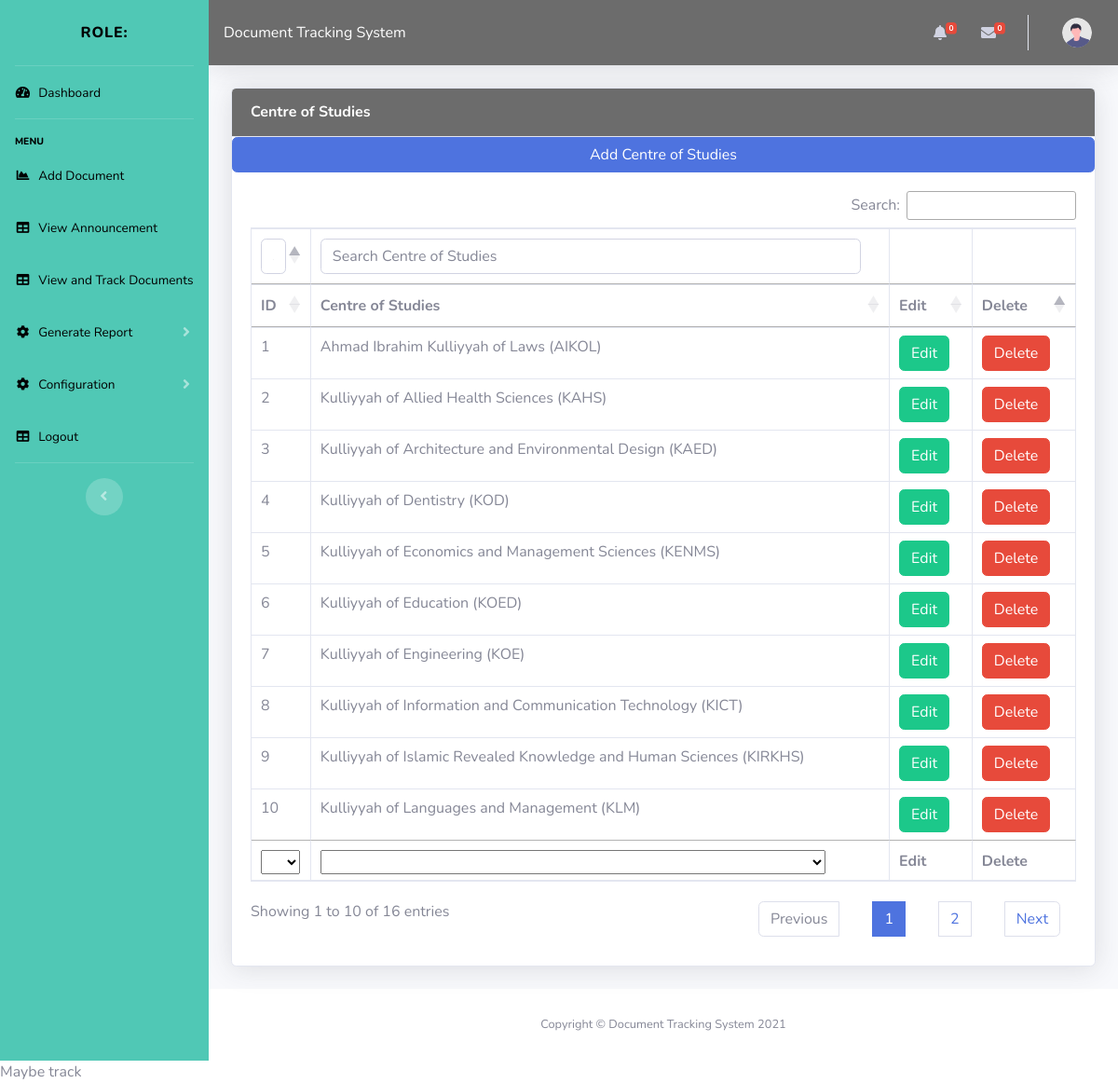
The page /user/assistant/centre_of_studies_view.php on the database its author committed.
### tables this page shows
CREATE TABLE `centre_of_studies` (
  `id` int(11) NOT NULL,
  `cos_name` varchar(255) NOT NULL
);

### user/assistant/centre_of_studies_view.php (the view, shortened to what this page needs)
<!DOCTYPE html>
<html lang="en">
<head>
    <link href="vendor/fontawesome-free/css/all.min.css" rel="stylesheet" type="text/css">
    <link href="css/sb-admin-2.min.css" rel="stylesheet">
    <link rel="stylesheet" type="text/css" href="https://cdn.datatables.net/1.10.22/css/jquery.dataTables.min.css">
    <link rel="stylesheet" type="text/css" href="https://cdn.datatables.net/buttons/1.6.5/css/buttons.dataTables.min.css">
    <link href="vendor/datatables/dataTables.bootstrap4.min.css" rel="stylesheet">
    <link rel="stylesheet" type="text/css" href="https://cdn.datatables.net/responsive/2.2.6/css/responsive.dataTables.min.css">
    <link rel="stylesheet" type="text/css" href="https://cdn.datatables.net/1.10.22/css/dataTables.bootstrap4.min.css">
    <link rel="stylesheet" type="text/css" href="https://cdn.datatables.net/buttons/1.6.5/css/buttons.bootstrap4.min.css">
    <link rel="stylesheet" href="css/main.css">
</head>
<body id="page-top">
    <div id="wrapper">
        <?php include "sidebar.php"; ?>
        <div id="content-wrapper" class="d-flex flex-column">
            <div id="content">
                <?php include "topbar.php" ?>
                <div class="container-fluid" id="container-fluid">
                    <div class="card shadow mb-4">
                        <div class="card-header py-3 black">
                            <div>
                                <h6 class="m-0 font-weight-bold text-white float-left">Centre of Studies</h6>
                            </div>
                        </div>
                        <a href="add_cos.php" class="btn btn-primary">Add Centre of Studies</a>
                        <div class="card-body">
                            <div class="table-responsive">
                                <table class="table table-bordered hover" id="dataTable" width="100%" cellspacing="0">
                                    <thead>
                                        <tr>
                                            <th>ID</th>
                                            <th>Centre of Studies</th>
                                            <th>Edit</th>
                                            <th>Delete</th>
                                        </tr>
                                    </thead>
                                    <tfoot>
                                        <tr>
                                            <th>ID</th>
                                            <th>Centre of Studies</th>
                                            <th>Edit</th>
                                            <th>Delete</th>
                                        </tr>
                                    </tfoot>
                                    <tbody>
                                        <?php
                                            include '../../includes/connect.php';
                                            $sql = "SELECT * FROM centre_of_studies ORDER BY id";
                                            $result = mysqli_query($conn,$sql);
                                            while ($row = mysqli_fetch_array($result)) {
                                                echo "<tr>";
                                                echo "<form method='post' id='myFormID'>";
                                                echo "<td>" . $row['id'] . "</td>";
                                                echo "<td name='doc_cat_name'>" . $row['cos_name'] . "</td>";
                                                echo "<td><button class='btn btn-success' data-toggle='modal' data-target='#doc-".$row['id']."' type='button' name='save_button' value='".$row['id']."'>Edit</button>
                                                        </td>";
                                                echo "<td><button class='btn btn-danger' data-toggle='modal' data-target='#doc_dlt-".$row['id']."' type='button' name='delete_btn'  value='".$row['id']."'>Delete</button>
                                                        </td>";
                                                echo "</form>";
                                                echo "</tr>";
                                            }
                                        ?>
                                    </tbody>
                                </table>
                            </div>
                        </div>
                    </div>
                </div>
            </div>
            <footer class="sticky-footer bg-white">
                <div class="container my-auto">
                    <div class="copyright text-center my-auto">
                        <span>Copyright &copy; Document Tracking System 2021</span>
                    </div>
                </div>
            </footer>
        </div>
    </div>
<?php
    if (isset($_POST['update_btn'])) {
        $sql = "UPDATE centre_of_studies SET cos_name=? WHERE id=?";
        $stmnt = $conn->prepare($sql);
        $stmnt->bind_param('si',$cos_name, $id);
        $id = $_POST['id'];
        $cos_name = $_POST['cos_name'];
        $status = $stmnt->execute();
        if($status === false){
            echo "Something is wrong";
        }
        else{
            ?>
                <script>
                    swal({
                        title: "Record updated successfully",
                        icon: "success"
                    }).then(function() {
                        window.location = "centre_of_studies_view.php";
                    });
                </script>
            <?php
        }
        mysqli_close($conn);
    }
    else{
        echo "Maybe track";
    }
?>
</body>
</html>

### user/assistant/css/main.css (style rules this page uses)
.black { background: #6C6C6C; color: white; }

### rows shown on the page
centre_of_studies: id "1", cos_name "Ahmad Ibrahim Kulliyyah of Laws (AIKOL)"
centre_of_studies: id "2", cos_name "Kulliyyah of Allied Health Sciences (KAHS)"
centre_of_studies: id "3", cos_name "Kulliyyah of Architecture and Environmental Design (KAED)"
centre_of_studies: id "4", cos_name "Kulliyyah of Dentistry (KOD)"
centre_of_studies: id "5", cos_name "Kulliyyah of Economics and Management Sciences (KENMS)"
centre_of_studies: id "6", cos_name "Kulliyyah of Education (KOED)"
centre_of_studies: id "7", cos_name "Kulliyyah of Engineering (KOE)"
centre_of_studies: id "8", cos_name "Kulliyyah of Information and Communication Technology (KICT)"
centre_of_studies: id "9", cos_name "Kulliyyah of Islamic Revealed Knowledge and Human Sciences (KIRKHS)"
centre_of_studies: id "10", cos_name "Kulliyyah of Languages and Management (KLM)"

### other values the page prints
$row "0"
$count "0"
